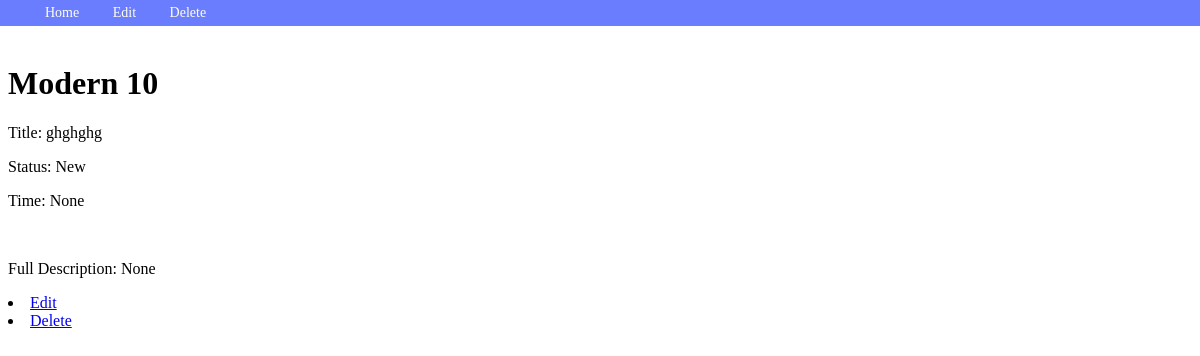
Page /modern/10/ on the committed database.
### webapp/models.py (models this page shows, shortened)
class Modern(models.Model):
    title = models.TextField(max_length=3000, null=False, blank=False)
    status = models.CharField(max_length=100, null=False, blank=False, default='New')
    time = models.DateField(null=True, blank=True)
    text_f = models.TextField(max_length=5000, null=True, blank=True)
    class Meta:
        db_table = 'modern'
        verbose_name = 'Задача'
        verbose_name_plural = 'Задачи'

### webapp/views.py (the view)
# urls.py: path('modern/<int:pk>/', modern_view, name='view'),
def modern_view(request, pk):
    try:
        modern = Modern.objects.get(pk=pk)
    except Modern.DoesNotExist:
        raise Http404
    return render(request, 'modern_view.html', context={'modern': modern})

### webapp/templates/modern_view.html (shortened to what this page needs)
{% extends 'base.html' %}
    {% block content %}
    <a href="{% url 'home' %}">view modern list</a>
    <br>
    <br>
    <h1>Modern {{ modern.id }}</h1>
    <p>Title: {{ modern.title }}</p>
    <p>Status: {{ modern.status }}</p>
    <p>Time: {{ modern.time }}</p>
    <br>
    <p>Full Description: {{ modern.text_f }}</p>
    {% block menu %}
    <li><a href="{% url 'modern_update' modern.pk %}">Edit</a></li>
    <li><a href="{% url 'modern_delete' modern.pk %}">Delete</a></li>
    {% endblock %}
    {% endblock %}

### webapp/static/css/nav.css (style rules this page uses)
body { ... margin-top: 40px; }
.menu li { display: inline-block; }
.menu a { display: inline-block; text-decoration: none; color: inherit; padding: 5px 15px; }

### rows in the picture
Modern: id "10", title "ghghghg", status "New", time "None", text_f "None"
